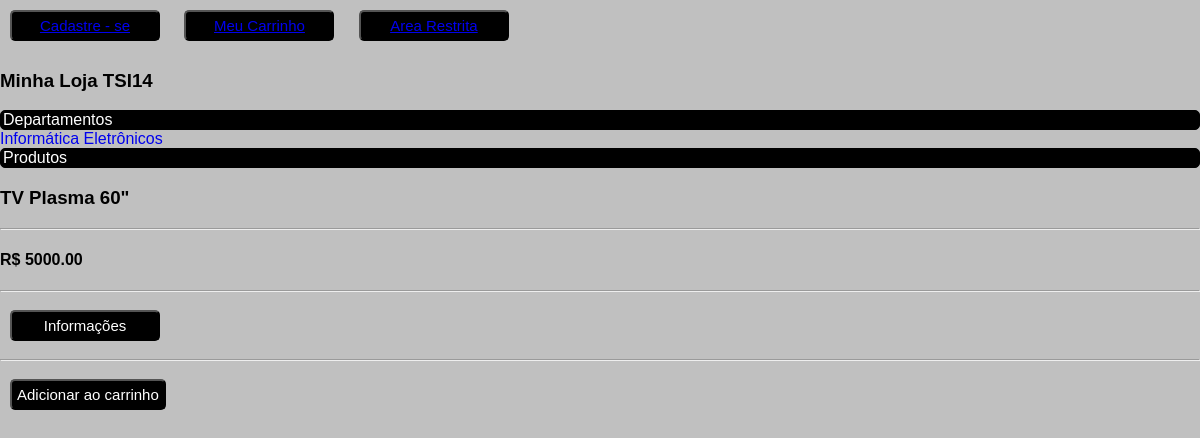
Page /?departamento=2 on the committed database.
### tables this page shows
CREATE TABLE IF NOT EXISTS `departamentos` (
  `id` int(11) NOT NULL AUTO_INCREMENT,
  `nome` varchar(50) NOT NULL,
  PRIMARY KEY (`id`)
);

CREATE TABLE IF NOT EXISTS `produtos` (
  `id` int(11) NOT NULL AUTO_INCREMENT,
  `nome` varchar(150) NOT NULL,
  `detalhes` text,
  `preco` decimal(10,2) NOT NULL DEFAULT '0.00',
  `id_departamento` int(11) NOT NULL,
  PRIMARY KEY (`id`),
  KEY `fk_produtos_departamentos_idx` (`id_departamento`)
);

### index.php (the view, shortened to what this page needs)
<!DOCTYPE html>
<html lang="pt-BR">
	<head>
    </head>
<body>
          			<a href="form_clientes.php"><button>Cadastre - se</a></button>
                    <a href="carrinho.php"><button>Meu Carrinho</a></button>
                    <a href="admin/login.php"><button>Area Restrita</a></button>
        		<h3>Minha Loja TSI14 </h3>
      		<legend> Departamentos </legend>
      			<?php
      				$sql = "SELECT * from departamentos";
      				$result = mysql_query($sql);
      				while ($registro = mysql_fetch_assoc($result)) {
      					echo "
      						<tr><td><a href='?departamento=" . $registro['id'] . "'onClick='showProdutos();' style='text-decoration:none;'>
      					" . $registro['nome'] . "</a></td></tr>";
      				}
      			?>
                	<legend> Produtos </legend>
                		<?php
                			if (isset($_GET['departamento'])) {
                				$idDep = $_GET['departamento'];
                				$sql = "SELECT * from produtos WHERE id_departamento = $idDep";
                				$result = mysql_query($sql);
                				while ($registro = mysql_fetch_assoc($result)) {
                         echo "<h3>" . $registro['nome'] . '</h3><hr/>';
                             				echo "<h4>R$ " . $registro['preco'] . '</h4><hr/>';
                             				echo "<a href='?produto=" . $registro['id'] . "'><button type='button'>
                             				 Informações
                             				</button></a><hr/>";
                					echo "<a href='carrinho.php?acao=add&id=" . $registro['id'] . "'><button value='Adicionar ao carrinho'>Adicionar ao carrinho</button></a><br>";
               				   }
                      }
                		?>
</body>
</html>

### css/estilos.css (style rules this page uses)
body { background-color: silver; font-family: "Trebuchet MS", helvetica, sans-serif; margin: 0; }
legend { border: 1px solid black; border-radius: 5px; background-color: black; color: white; }
button { background-color: black; color: white; padding: 5px; border-radius: 5px; margin: 10px; font-size: 15px; min-width: 150px; }

### rows in the picture
departamentos: nome "Informática"
departamentos: nome "Eletrônicos"
produtos: nome "TV Plasma 60\"", preco "5000.00"
